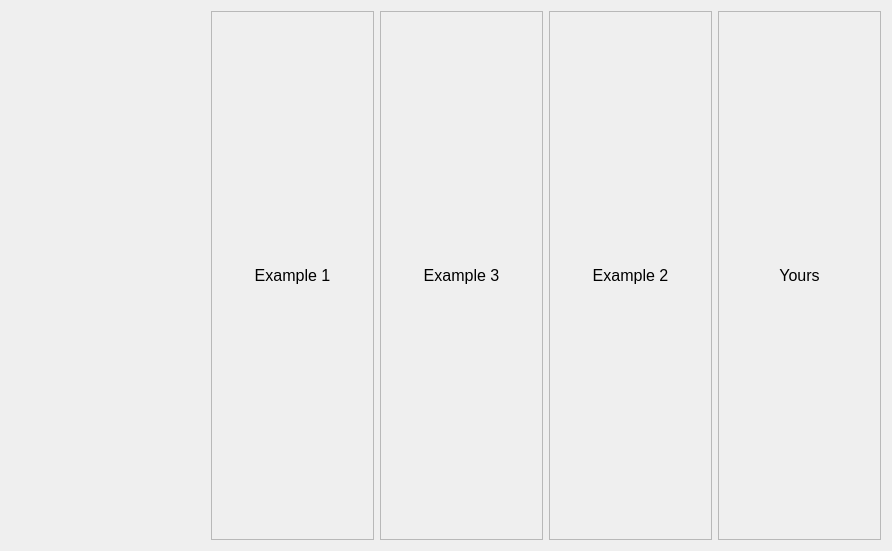
<?xml version="1.0" encoding="UTF-8"?>
<ui version="4.0">
 <class>EvaluateWidget</class>
 <widget class="QWidget" name="EvaluateWidget">
  <property name="geometry">
   <rect>
    <x>0</x>
    <y>0</y>
    <width>892</width>
    <height>551</height>
   </rect>
  </property>
  <property name="windowTitle">
   <string>Form</string>
  </property>
  <layout class="QGridLayout" name="gridLayout_2">
   <item row="0" column="2">
    <layout class="QHBoxLayout" name="horizontalLayout">
     <item>
      <widget class="QLabel" name="label">
       <property name="font">
        <font>
         <pointsize>12</pointsize>
        </font>
       </property>
       <property name="frameShape">
        <enum>QFrame::StyledPanel</enum>
       </property>
       <property name="frameShadow">
        <enum>QFrame::Plain</enum>
       </property>
       <property name="text">
        <string>Example 1</string>
       </property>
       <property name="alignment">
        <set>Qt::AlignCenter</set>
       </property>
      </widget>
     </item>
     <item>
      <widget class="QLabel" name="label_3">
       <property name="font">
        <font>
         <pointsize>12</pointsize>
        </font>
       </property>
       <property name="frameShape">
        <enum>QFrame::StyledPanel</enum>
       </property>
       <property name="frameShadow">
        <enum>QFrame::Plain</enum>
       </property>
       <property name="text">
        <string>Example 3</string>
       </property>
       <property name="alignment">
        <set>Qt::AlignCenter</set>
       </property>
      </widget>
     </item>
     <item>
      <widget class="QLabel" name="label_2">
       <property name="font">
        <font>
         <pointsize>12</pointsize>
        </font>
       </property>
       <property name="frameShape">
        <enum>QFrame::StyledPanel</enum>
       </property>
       <property name="frameShadow">
        <enum>QFrame::Plain</enum>
       </property>
       <property name="text">
        <string>Example 2</string>
       </property>
       <property name="alignment">
        <set>Qt::AlignCenter</set>
       </property>
      </widget>
     </item>
     <item>
      <widget class="QLabel" name="label_4">
       <property name="font">
        <font>
         <pointsize>12</pointsize>
        </font>
       </property>
       <property name="frameShape">
        <enum>QFrame::StyledPanel</enum>
       </property>
       <property name="frameShadow">
        <enum>QFrame::Plain</enum>
       </property>
       <property name="text">
        <string>Yours</string>
       </property>
       <property name="alignment">
        <set>Qt::AlignCenter</set>
       </property>
      </widget>
     </item>
    </layout>
   </item>
   <item row="1" column="2">
    <layout class="QGridLayout" name="gridLayout"/>
   </item>
   <item row="0" column="0">
    <spacer name="horizontalSpacer">
     <property name="orientation">
      <enum>Qt::Horizontal</enum>
     </property>
     <property name="sizeType">
      <enum>QSizePolicy::Maximum</enum>
     </property>
     <property name="sizeHint" stdset="0">
      <size>
       <width>200</width>
       <height>20</height>
      </size>
     </property>
    </spacer>
   </item>
   <item row="1" column="0">
    <layout class="QGridLayout" name="gridLayout_3"/>
   </item>
  </layout>
 </widget>
 <resources/>
 <connections/>
</ui>
